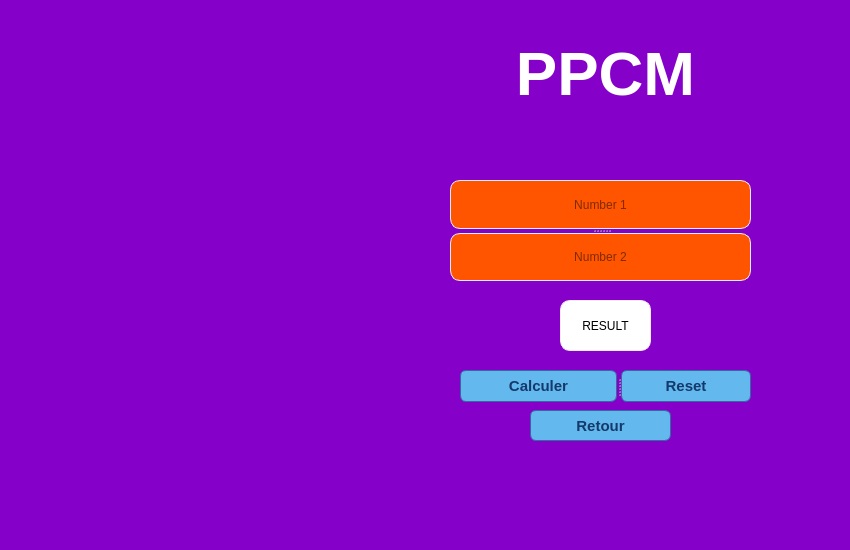
<?xml version="1.0" encoding="UTF-8"?>
<ui version="4.0">
 <class>Form</class>
 <widget class="QWidget" name="Form">
  <property name="geometry">
   <rect>
    <x>0</x>
    <y>0</y>
    <width>850</width>
    <height>550</height>
   </rect>
  </property>
  <property name="minimumSize">
   <size>
    <width>850</width>
    <height>550</height>
   </size>
  </property>
  <property name="maximumSize">
   <size>
    <width>850</width>
    <height>550</height>
   </size>
  </property>
  <property name="windowTitle">
   <string>PPCM</string>
  </property>
  <property name="windowIcon">
   <iconset>
    <normaloff>img/icons8-calculator-96.png</normaloff>img/icons8-calculator-96.png</iconset>
  </property>
  <property name="styleSheet">
   <string notr="true">background-color: rgb(133, 0, 200);</string>
  </property>
  <widget class="QLabel" name="label">
   <property name="geometry">
    <rect>
     <x>20</x>
     <y>40</y>
     <width>361</width>
     <height>471</height>
    </rect>
   </property>
   <property name="text">
    <string/>
   </property>
   <property name="pixmap">
    <pixmap>img/taxi-studying.png</pixmap>
   </property>
   <property name="scaledContents">
    <bool>true</bool>
   </property>
  </widget>
  <widget class="QLabel" name="label_2">
   <property name="geometry">
    <rect>
     <x>480</x>
     <y>30</y>
     <width>251</width>
     <height>111</height>
    </rect>
   </property>
   <property name="styleSheet">
    <string notr="true">color: #ffffff; font-family: 'Raleway',sans-serif; font-size: 62px; font-weight: 800; line-height: 72px; margin: 0 0 24px; text-align: center; text-transform: uppercase;</string>
   </property>
   <property name="text">
    <string>PPCM</string>
   </property>
   <property name="alignment">
    <set>Qt::AlignCenter</set>
   </property>
  </widget>
  <widget class="QSplitter" name="splitter">
   <property name="geometry">
    <rect>
     <x>460</x>
     <y>370</y>
     <width>291</width>
     <height>32</height>
    </rect>
   </property>
   <property name="orientation">
    <enum>Qt::Horizontal</enum>
   </property>
   <widget class="QPushButton" name="clc">
    <property name="styleSheet">
     <string notr="true">QPushButton{
box-shadow:inset 0px 1px 0px 0px #bee2f9;
	background:linear-gradient(to bottom, #63b8ee 5%, #468ccf 100%);
	background-color:#63b8ee;
	border-radius:6px;
	border:1px solid #3866a3;
	display:inline-block;
	cursor:pointer;
	color:#14396a;
	font-family:Arial;
	font-size:15px;
	font-weight:bold;
	padding:6px 24px;
	text-decoration:none;
	text-shadow:0px 1px 0px #7cacde;
}
QPushButton:hover{
background:linear-gradient(to bottom, #468ccf 5%, #63b8ee 100%);
	background-color:#468ccf;
}
QPushButton:active{
position:relative;
	top:1px;
}</string>
    </property>
    <property name="text">
     <string>Calculer</string>
    </property>
   </widget>
   <widget class="QPushButton" name="unn">
    <property name="styleSheet">
     <string notr="true">QPushButton{
box-shadow:inset 0px 1px 0px 0px #bee2f9;
	background:linear-gradient(to bottom, #63b8ee 5%, #468ccf 100%);
	background-color:#63b8ee;
	border-radius:6px;
	border:1px solid #3866a3;
	display:inline-block;
	cursor:pointer;
	color:#14396a;
	font-family:Arial;
	font-size:15px;
	font-weight:bold;
	padding:6px 24px;
	text-decoration:none;
	text-shadow:0px 1px 0px #7cacde;
}
QPushButton:hover{
background:linear-gradient(to bottom, #468ccf 5%, #63b8ee 100%);
	background-color:#468ccf;
}
QPushButton:active{
position:relative;
	top:1px;
}</string>
    </property>
    <property name="text">
     <string>Reset</string>
    </property>
   </widget>
  </widget>
  <widget class="QPushButton" name="menu">
   <property name="geometry">
    <rect>
     <x>530</x>
     <y>410</y>
     <width>141</width>
     <height>31</height>
    </rect>
   </property>
   <property name="styleSheet">
    <string notr="true">QPushButton{
box-shadow:inset 0px 1px 0px 0px #bee2f9;
	background:linear-gradient(to bottom, #63b8ee 5%, #468ccf 100%);
	background-color:#63b8ee;
	border-radius:6px;
	border:1px solid #3866a3;
	display:inline-block;
	cursor:pointer;
	color:#14396a;
	font-family:Arial;
	font-size:15px;
	font-weight:bold;
	padding:6px 24px;
	text-decoration:none;
	text-shadow:0px 1px 0px #7cacde;
}
QPushButton:hover{
background:linear-gradient(to bottom, #468ccf 5%, #63b8ee 100%);
	background-color:#468ccf;
}
QPushButton:active{
position:relative;
	top:1px;
}</string>
   </property>
   <property name="text">
    <string>Retour</string>
   </property>
  </widget>
  <widget class="QLabel" name="res">
   <property name="geometry">
    <rect>
     <x>560</x>
     <y>300</y>
     <width>91</width>
     <height>51</height>
    </rect>
   </property>
   <property name="styleSheet">
    <string notr="true">font: 75 14pt &quot;Microsoft Tai Le&quot;;
border-radius:10px;
 border: 1px solid #eee;
background-color: rgb(255, 255, 255);</string>
   </property>
   <property name="text">
    <string>RESULT</string>
   </property>
   <property name="alignment">
    <set>Qt::AlignCenter</set>
   </property>
  </widget>
  <widget class="QSplitter" name="splitter_2">
   <property name="geometry">
    <rect>
     <x>450</x>
     <y>180</y>
     <width>301</width>
     <height>101</height>
    </rect>
   </property>
   <property name="orientation">
    <enum>Qt::Vertical</enum>
   </property>
   <widget class="QLineEdit" name="nb1">
    <property name="styleSheet">
     <string notr="true">QLineEdit{
	font: 75 15pt &quot;MS Sans Serif&quot;;
	background-color: rgb(0, 255, 127);
	background-color: rgb(255, 85, 0);
	color: rgb(0, 0, 0);
	border-radius:10px;
  border: 1px solid #eee;
  transition: .3s border-color;
}
QLineEdit:hover{
	  border: 1px solid #aaa;

}</string>
    </property>
    <property name="alignment">
     <set>Qt::AlignCenter</set>
    </property>
    <property name="placeholderText">
     <string>Number 1</string>
    </property>
   </widget>
   <widget class="QLineEdit" name="nb2">
    <property name="styleSheet">
     <string notr="true">QLineEdit{
	font: 75 15pt &quot;MS Sans Serif&quot;;
	background-color: rgb(0, 255, 127);
	background-color: rgb(255, 85, 0);
	color: rgb(0, 0, 0);
	border-radius:10px;
  border: 1px solid #eee;
  transition: .3s border-color;
}
QLineEdit:hover{
	  border: 1px solid #aaa;

}</string>
    </property>
    <property name="alignment">
     <set>Qt::AlignCenter</set>
    </property>
    <property name="placeholderText">
     <string>Number 2</string>
    </property>
   </widget>
  </widget>
 </widget>
 <resources/>
 <connections/>
</ui>
